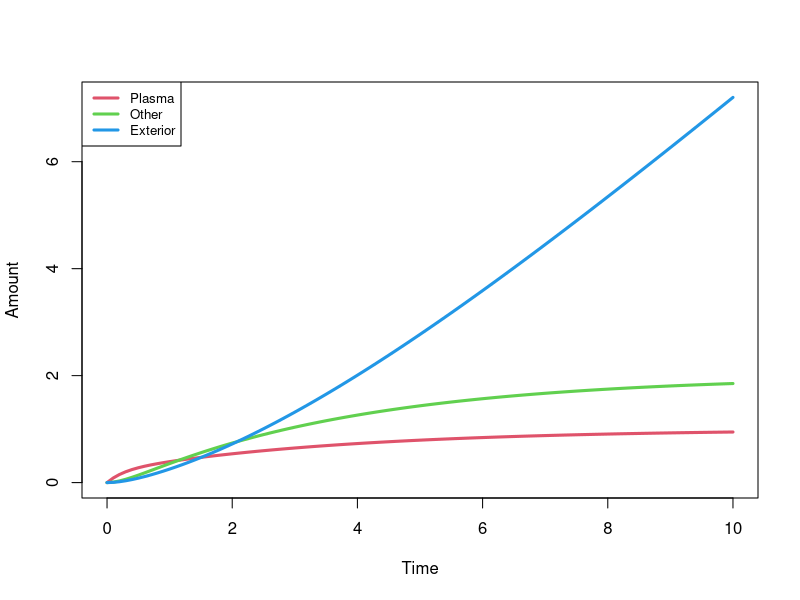

The R source for this figure:
setwd('/Users/pawankarki/Desktop/sta705/homework8/gsl-linear')

dat  <- read.table("driver.dat", header=FALSE)
maxx <- max(dat[, 1])
maxy <- max(dat[,-1])
k    <- dim(dat)[2]

pdf("hw8.pdf")

plot(c(0, maxx), c(0,maxy), type="n", xlab="Time", ylab="Amount")
for(i in 2:k)
  lines(dat[,1], dat[,i], col=i, lwd=3)

legend('topleft', legend=c("Plasma", "Other", "Exterior"), col=2:k, lty=1, cex=0.8,lwd = 3)

dev.off()